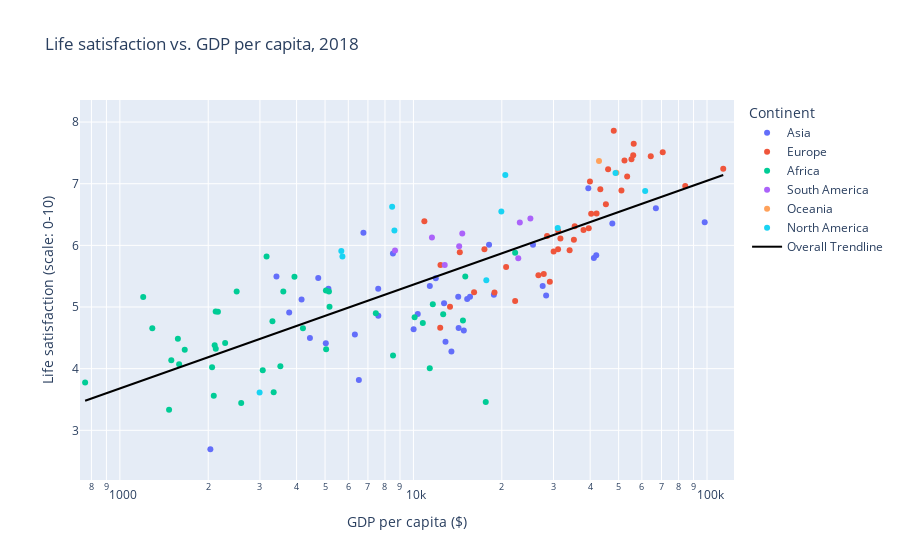

Write notebook code for a chart like this one.
### Markdown cell above
### 1. Life satisfaction vs. GDP per capita<br>
**_Which countries have low life satisfaction but have high GDP per capita?_** <br>
To determine the countries with a low life satisfaction and high GDP per capita, the data was filtered to display countries with a life satisfaction below the median and a GDP per capita above the median. The countries respecting the criterium are located in the bottom right corner of the plot (Figure X).  The GPD per capita median is \\$18,278, while the life satisfaction median is 5.81. The results are displayed in Figure X.

### Code cell
#Plot life satisfaction  vs. GDP per capita
plotFigure(GDPperCapita('gdp-vs-happiness.csv',
          'GDP per capita, PPP (constant 2017 international $)',
          'Life satisfaction in Cantril Ladder (World Happiness Report 2021)',
          'Happiness vs. GDP per capita'), 'GDP per capita ($)', 
           'Life satisfaction (scale: 0-10)', 'Life satisfaction vs. GDP per capita', 30, pow(10,4), 0.5, 0.5, 5)

### Figure 1 — Plotly figure (JSON) as saved in the notebook; plotly's stock layout.template omitted (floating-point values rounded to 4 significant figures; data arrays with more than 128 entries replaced by an {"elided": "..."} marker saying what was removed)
{"data": [{"customdata": [["Afghanistan"], ["Armenia"], ["Azerbaijan"], ["Bangladesh"], ["Cambodia"], ["China"], ["Georgia"], ["India"], ["Indonesia"], ["Iran"], ["Iraq"], ["Israel"], ["Japan"], ["Jordan"], ["Kazakhstan"], ["Kyrgyzstan"], ["Laos"], ["Lebanon"], ["Malaysia"], ["Maldives"], ["Mongolia"], ["Myanmar"], ["Nepal"], ["Pakistan"], ["Palestine"], ["Philippines"], ["Saudi Arabia"], ["Singapore"], ["South Korea"], ["Sri Lanka"], ["Tajikistan"], ["Thailand"], ["Turkey"], ["Turkmenistan"], ["United Arab Emirates"], ["Uzbekistan"], ["Vietnam"]], "hovertemplate": "Continent=Asia<br>GDP per capita ($)=%{x}<br>Life satisfaction (scale: 0-10)=%{y}<br>Entity=%{customdata[0]}<extra></extra>", "legendgroup": "Asia", "marker": {"color": "#636efa", "symbol": "circle"}, "mode": "markers", "name": "Asia", "orientation": "v", "showlegend": true, "type": "scatter", "x": [2034.0, 12720.0, 14210.0, 4441.0, 4159.0, 15240.0, 14250.0, 6519.0, 11370.0, 13470.0, 10350.0, 39420.0, 41180.0, 10010.0, 25540.0, 5133.0, 7593.0, 15590.0, 27560.0, 18800.0, 11920.0, 5029.0, 3774.0, 4739.0, 6318.0, 8516.0, 47590.0, 98220.0, 41950.0, 12860.0, 3415.0, 18100.0, 28310.0, 14850.0, 66970.0, 6755.0, 7586.0], "xaxis": "x", "y": [2.694, 5.062, 5.168, 4.499, 5.122, 5.131, 4.659, 3.818, 5.34, 4.278, 4.886, 6.927, 5.794, 4.639, 6.008, 5.297, 4.859, 5.167, 5.339, 5.198, 5.465, 4.411, 4.91, 5.472, 4.554, 5.869, 6.356, 6.375, 5.84, 4.435, 5.497, 6.012, 5.186, 4.621, 6.604, 6.205, 5.296], "yaxis": "y"}, {"customdata": [["Albania"], ["Austria"], ["Belarus"], ["Belgium"], ["Bosnia and Herzegovina"], ["Bulgaria"], ["Croatia"], ["Cyprus"], ["Czechia"], ["Denmark"], ["Estonia"], ["Finland"], ["France"], ["Germany"], ["Greece"], ["Hungary"], ["Ireland"], ["Italy"], ["Kosovo"], ["Latvia"], ["Lithuania"], ["Luxembourg"], ["Malta"], ["Moldova"], ["Montenegro"], ["Netherlands"], ["North Macedonia"], ["Norway"], ["Poland"], ["Portugal"], ["Romania"], ["Russia"], ["Serbia"], ["Slovakia"], ["Slovenia"], ["Spain"], ["Sweden"], ["Switzerland"], ["Ukraine"], ["United Kingdom"]], "hovertemplate": "Continent=Europe<br>GDP per capita ($)=%{x}<br>Life satisfaction (scale: 0-10)=%{y}<br>Entity=%{customdata[0]}<extra></extra>", "legendgroup": "Europe", "marker": {"color": "#EF553B", "symbol": "circle"}, "mode": "markers", "name": "Europe", "orientation": "v", "showlegend": true, "type": "scatter", "x": [13320.0, 55300.0, 18890.0, 51110.0, 14390.0, 22210.0, 27800.0, 39560.0, 39930.0, 56280.0, 35210.0, 48130.0, 45250.0, 53460.0, 29150.0, 31100.0, 84300.0, 42050.0, 10900.0, 30040.0, 35430.0, 113600.0, 43310.0, 12360.0, 20690.0, 56060.0, 16090.0, 64340.0, 31670.0, 34040.0, 28520.0, 26660.0, 17450.0, 31130.0, 37970.0, 40310.0, 52350.0, 70660.0, 12340.0, 46040.0], "xaxis": "x", "y": [5.004, 7.396, 5.234, 6.892, 5.887, 5.099, 5.536, 6.276, 7.034, 7.649, 6.091, 7.858, 6.666, 7.118, 5.409, 5.936, 6.962, 6.517, 6.392, 5.901, 6.309, 7.243, 6.91, 5.682, 5.65, 7.463, 5.24, 7.444, 6.111, 5.92, 6.151, 5.514, 5.936, 6.235, 6.249, 6.513, 7.375, 7.509, 4.662, 7.233], "yaxis": "y"}, {"customdata": [["Algeria"], ["Benin"], ["Botswana"], ["Burkina Faso"], ["Burundi"], ["Cameroon"], ["Chad"], ["Comoros"], ["Congo"], ["Cote d'Ivoire"], ["Egypt"], ["Eswatini"], ["Ethiopia"], ["Gabon"], ["Gambia"], ["Ghana"], ["Guinea"], ["Kenya"], ["Liberia"], ["Libya"], ["Madagascar"], ["Malawi"], ["Mali"], ["Mauritania"], ["Mauritius"], ["Morocco"], ["Mozambique"], ["Namibia"], ["Niger"], ["Nigeria"], ["Rwanda"], ["Senegal"], ["Sierra Leone"], ["South Africa"], ["Tanzania"], ["Togo"], ["Tunisia"], ["Uganda"], ["Zambia"], ["Zimbabwe"]], "hovertemplate": "Continent=Africa<br>GDP per capita ($)=%{x}<br>Life satisfaction (scale: 0-10)=%{y}<br>Entity=%{customdata[0]}<extra></extra>", "legendgroup": "Africa", "marker": {"color": "#00cc96", "symbol": "circle"}, "mode": "markers", "name": "Africa", "orientation": "v", "showlegend": true, "type": "scatter", "x": [11640.0, 3161.0, 17630.0, 2120.0, 761.5, 3604.0, 1576.0, 3067.0, 3933.0, 5033.0, 11370.0, 8521.0, 2104.0, 14740.0, 2158.0, 5178.0, 2500.0, 4204.0, 1497.0, 15020.0, 1592.0, 1471.0, 2284.0, 5042.0, 22210.0, 7447.0, 1290.0, 10090.0, 1201.0, 5155.0, 2089.0, 3309.0, 1663.0, 12630.0, 2590.0, 2061.0, 10760.0, 2122.0, 3522.0, 3342.0], "xaxis": "x", "y": [5.043, 5.82, 3.461, 4.927, 3.775, 5.251, 4.486, 3.973, 5.49, 5.268, 4.005, 4.212, 4.379, 4.783, 4.922, 5.004, 5.252, 4.656, 4.135, 5.494, 4.071, 3.335, 4.416, 4.314, 5.882, 4.897, 4.654, 4.834, 5.164, 5.252, 3.561, 4.769, 4.306, 4.884, 3.445, 4.023, 4.741, 4.322, 4.041, 3.616], "yaxis": "y"}, {"customdata": [["Argentina"], ["Bolivia"], ["Brazil"], ["Chile"], ["Colombia"], ["Ecuador"], ["Peru"], ["Uruguay"]], "hovertemplate": "Continent=South America<br>GDP per capita ($)=%{x}<br>Life satisfaction (scale: 0-10)=%{y}<br>Entity=%{customdata[0]}<extra></extra>", "legendgroup": "South America", "marker": {"color": "#ab63fa", "symbol": "circle"}, "mode": "markers", "name": "South America", "orientation": "v", "showlegend": true, "type": "scatter", "x": [22760.0, 8656.0, 14670.0, 25030.0, 14310.0, 11560.0, 12780.0, 23040.0], "xaxis": "x", "y": [5.793, 5.916, 6.191, 6.436, 5.984, 6.128, 5.68, 6.372], "yaxis": "y"}, {"customdata": [["Australia"], ["New Zealand"]], "hovertemplate": "Continent=Oceania<br>GDP per capita ($)=%{x}<br>Life satisfaction (scale: 0-10)=%{y}<br>Entity=%{customdata[0]}<extra></extra>", "legendgroup": "Oceania", "marker": {"color": "#FFA15A", "symbol": "circle"}, "mode": "markers", "name": "Oceania", "orientation": "v", "showlegend": true, "type": "scatter", "x": [49150.0, 42870.0], "xaxis": "x", "y": [7.177, 7.37], "yaxis": "y"}, {"customdata": [["Canada"], ["Costa Rica"], ["Dominican Republic"], ["El Salvador"], ["Guatemala"], ["Haiti"], ["Honduras"], ["Mexico"], ["Nicaragua"], ["Panama"], ["United States"]], "hovertemplate": "Continent=North America<br>GDP per capita ($)=%{x}<br>Life satisfaction (scale: 0-10)=%{y}<br>Entity=%{customdata[0]}<extra></extra>", "legendgroup": "North America", "marker": {"color": "#19d3f3", "symbol": "circle"}, "mode": "markers", "name": "North America", "orientation": "v", "showlegend": true, "type": "scatter", "x": [48800.0, 20560.0, 17710.0, 8614.0, 8462.0, 2992.0, 5680.0, 19930.0, 5730.0, 31010.0, 61590.0], "xaxis": "x", "y": [7.175, 7.141, 5.433, 6.241, 6.627, 3.615, 5.908, 6.55, 5.819, 6.281, 6.883], "yaxis": "y"}, {"hovertemplate": "<b>OLS trendline</b><br>Life satisfaction in Cantril Ladder (World Happiness Report 2021) = 1.68418 * log10(GDP per capita, PPP (constant 2017 international $)) + -1.3733<br>R<sup>2</sup>=0.600326<br><br>GDP per capita ($)=%{x}<br>Life satisfaction (scale: 0-10)=%{y} <b>(trend)</b><extra></extra>", "legendgroup": "Overall Trendline", "line": {"color": "black"}, "mode": "lines", "name": "Overall Trendline", "showlegend": true, "type": "scatter", "x": {"elided": "138 float values"}, "xaxis": "x", "y": {"elided": "138 float values"}, "yaxis": "y"}], "layout": {"legend": {"title": {"text": "Continent"}, "tracegroupgap": 0}, "title": {"text": "Life satisfaction vs. GDP per capita, 2018"}, "xaxis": {"anchor": "y", "domain": [0, 1], "range": [2.864, 5.092], "title": {"text": "GDP per capita ($)"}, "type": "log"}, "yaxis": {"anchor": "x", "domain": [0, 1], "range": [2.194, 8.358], "title": {"text": "Life satisfaction (scale: 0-10)"}}}}
